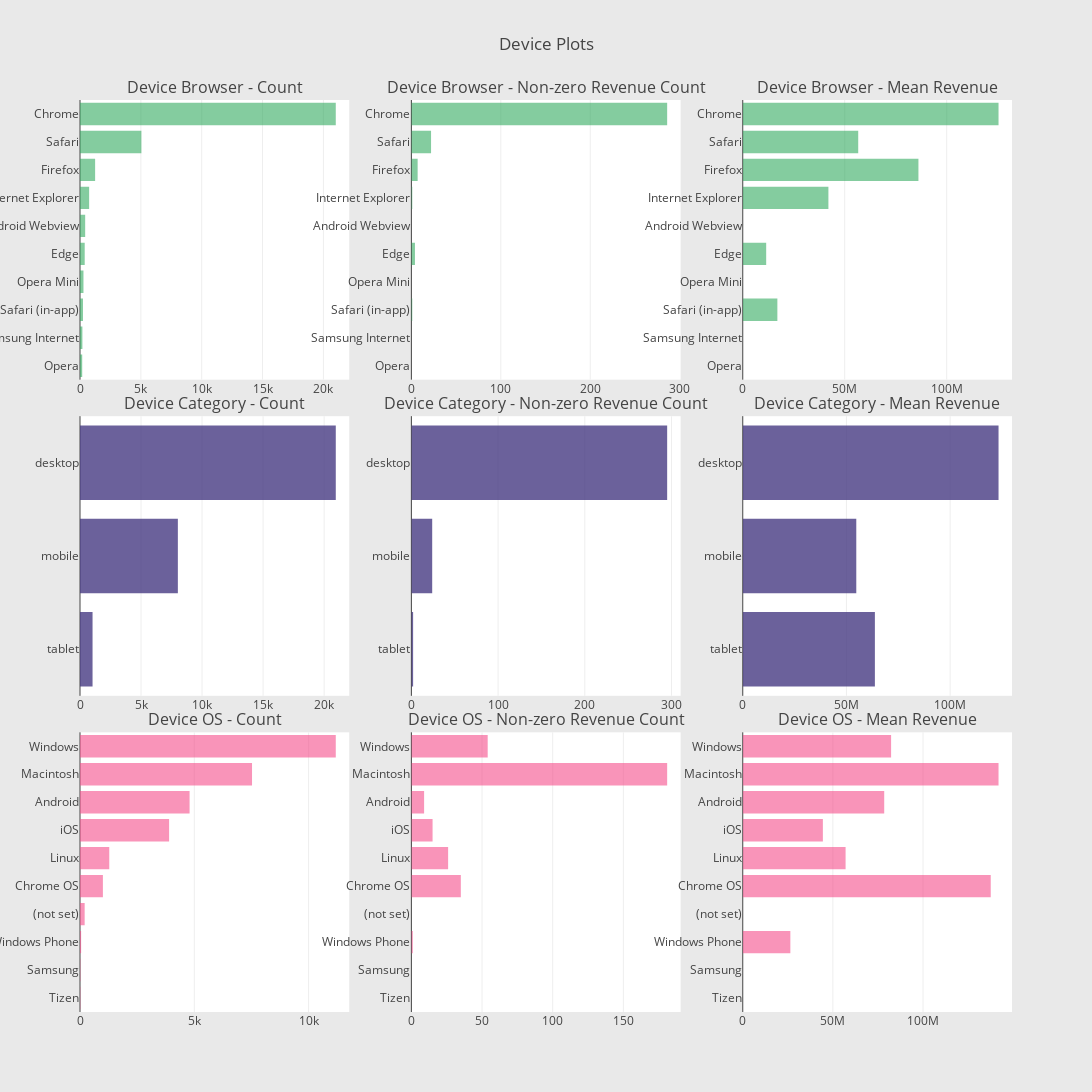

Source (notebook cell):
### Code cell
# Device Browser
cnt_srs = train_df.groupby('device.browser')['totals.transactionRevenue'].agg(['size', 'count', 'mean'])
cnt_srs.columns = ["count", "count of non-zero revenue", "mean"]
cnt_srs = cnt_srs.sort_values(by="count", ascending=False)
trace1 = horizontal_bar_chart(cnt_srs["count"].head(10), 'rgba(50, 171, 96, 0.6)')
trace2 = horizontal_bar_chart(cnt_srs["count of non-zero revenue"].head(10), 'rgba(50, 171, 96, 0.6)')
trace3 = horizontal_bar_chart(cnt_srs["mean"].head(10), 'rgba(50, 171, 96, 0.6)')


# Device Category
cnt_srs = train_df.groupby('device.deviceCategory')['totals.transactionRevenue'].agg(['size', 'count', 'mean'])
cnt_srs.columns = ["count", "count of non-zero revenue", "mean"]
cnt_srs = cnt_srs.sort_values(by="count", ascending=False)
trace4 = horizontal_bar_chart(cnt_srs["count"].head(10), 'rgba(71, 58, 131, 0.8)')
trace5 = horizontal_bar_chart(cnt_srs["count of non-zero revenue"].head(10), 'rgba(71, 58, 131, 0.8)')
trace6 = horizontal_bar_chart(cnt_srs["mean"].head(10), 'rgba(71, 58, 131, 0.8)')

# Operating system
cnt_srs = train_df.groupby('device.operatingSystem')['totals.transactionRevenue'].agg(['size', 'count', 'mean'])
cnt_srs.columns = ["count", "count of non-zero revenue", "mean"]
cnt_srs = cnt_srs.sort_values(by="count", ascending=False)
trace7 = horizontal_bar_chart(cnt_srs["count"].head(10), 'rgba(246, 78, 139, 0.6)')
trace8 = horizontal_bar_chart(cnt_srs["count of non-zero revenue"].head(10),'rgba(246, 78, 139, 0.6)')
trace9 = horizontal_bar_chart(cnt_srs["mean"].head(10),'rgba(246, 78, 139, 0.6)')

# Creating two subplots
fig = tools.make_subplots(rows=3, cols=3, vertical_spacing=0.04, 
                          subplot_titles=["Device Browser - Count", "Device Browser - Non-zero Revenue Count", "Device Browser - Mean Revenue",
                                          "Device Category - Count",  "Device Category - Non-zero Revenue Count", "Device Category - Mean Revenue", 
                                          "Device OS - Count", "Device OS - Non-zero Revenue Count", "Device OS - Mean Revenue"])

fig.append_trace(trace1, 1, 1)
fig.append_trace(trace2, 1, 2)
fig.append_trace(trace3, 1, 3)
fig.append_trace(trace4, 2, 1)
fig.append_trace(trace5, 2, 2)
fig.append_trace(trace6, 2, 3)
fig.append_trace(trace7, 3, 1)
fig.append_trace(trace8, 3, 2)
fig.append_trace(trace9, 3, 3)

fig['layout'].update(height=1200, width=1200, paper_bgcolor='rgb(233,233,233)', title="Device Plots")
py.iplot(fig, filename='device-plots')

### Figure 1 — Plotly figure (JSON) as saved in the notebook; plotly's stock layout.template omitted (floating-point values rounded to 4 significant figures)
{"data": [{"marker": {"color": "rgba(50, 171, 96, 0.6)"}, "orientation": "h", "showlegend": false, "type": "bar", "uid": "62486cd5-ebb5-4b8f-95e1-be843f962719", "x": [181, 196, 245, 284, 387, 425, 750, 1242, 5043, 21016], "xaxis": "x", "y": ["Opera", "Samsung Internet", "Safari (in-app)", "Opera Mini", "Edge", "Android Webview", "Internet Explorer", "Firefox", "Safari", "Chrome"], "yaxis": "y"}, {"marker": {"color": "rgba(50, 171, 96, 0.6)"}, "orientation": "h", "showlegend": false, "type": "bar", "uid": "208c3372-a3ae-4ec6-99b1-dc7357eeb409", "x": [0, 0, 1, 0, 4, 0, 1, 7, 22, 286], "xaxis": "x2", "y": ["Opera", "Samsung Internet", "Safari (in-app)", "Opera Mini", "Edge", "Android Webview", "Internet Explorer", "Firefox", "Safari", "Chrome"], "yaxis": "y2"}, {"marker": {"color": "rgba(50, 171, 96, 0.6)"}, "orientation": "h", "showlegend": false, "type": "bar", "uid": "0436767f-d962-4dd6-8a55-956a012373a5", "x": [null, null, 16970000, null, 11487500, null, 42000000, 86150000.0, 56620000.0, 125400000.0], "xaxis": "x3", "y": ["Opera", "Samsung Internet", "Safari (in-app)", "Opera Mini", "Edge", "Android Webview", "Internet Explorer", "Firefox", "Safari", "Chrome"], "yaxis": "y3"}, {"marker": {"color": "rgba(71, 58, 131, 0.8)"}, "orientation": "h", "showlegend": false, "type": "bar", "uid": "21a8e580-3b32-4175-b110-87273f132da8", "x": [1028, 8017, 20955], "xaxis": "x4", "y": ["tablet", "mobile", "desktop"], "yaxis": "y4"}, {"marker": {"color": "rgba(71, 58, 131, 0.8)"}, "orientation": "h", "showlegend": false, "type": "bar", "uid": "1601b744-7a13-4567-8a84-95942e8eb349", "x": [2, 24, 295], "xaxis": "x5", "y": ["tablet", "mobile", "desktop"], "yaxis": "y5"}, {"marker": {"color": "rgba(71, 58, 131, 0.8)"}, "orientation": "h", "showlegend": false, "type": "bar", "uid": "aad9c8f2-1066-4701-84c5-656267ff59ac", "x": [63715000, 54750000.0, 123300000.0], "xaxis": "x6", "y": ["tablet", "mobile", "desktop"], "yaxis": "y6"}, {"marker": {"color": "rgba(246, 78, 139, 0.6)"}, "orientation": "h", "showlegend": false, "type": "bar", "uid": "28b85bd0-d5dd-4e0f-8bba-580a61336713", "x": [15, 16, 49, 204, 1002, 1280, 3898, 4794, 7526, 11190], "xaxis": "x7", "y": ["Tizen", "Samsung", "Windows Phone", "(not set)", "Chrome OS", "Linux", "iOS", "Android", "Macintosh", "Windows"], "yaxis": "y7"}, {"marker": {"color": "rgba(246, 78, 139, 0.6)"}, "orientation": "h", "showlegend": false, "type": "bar", "uid": "0e185d30-b9e2-4113-9e01-6a0e248eaa4a", "x": [0, 0, 1, 0, 35, 26, 15, 9, 181, 54], "xaxis": "x8", "y": ["Tizen", "Samsung", "Windows Phone", "(not set)", "Chrome OS", "Linux", "iOS", "Android", "Macintosh", "Windows"], "yaxis": "y8"}, {"marker": {"color": "rgba(246, 78, 139, 0.6)"}, "orientation": "h", "showlegend": false, "type": "bar", "uid": "c699b4f2-3409-42e3-8c13-fcc10fde8968", "x": [null, null, 26400000, null, 137600000.0, 57050000.0, 44450000.0, 78480000.0, 141900000.0, 82300000.0], "xaxis": "x9", "y": ["Tizen", "Samsung", "Windows Phone", "(not set)", "Chrome OS", "Linux", "iOS", "Android", "Macintosh", "Windows"], "yaxis": "y9"}], "layout": {"annotations": [{"font": {"size": 16}, "showarrow": false, "text": "Device Browser - Count", "x": 0.1444, "xanchor": "center", "xref": "paper", "y": 1, "yanchor": "bottom", "yref": "paper"}, {"font": {"size": 16}, "showarrow": false, "text": "Device Browser - Non-zero Revenue Count", "x": 0.5, "xanchor": "center", "xref": "paper", "y": 1, "yanchor": "bottom", "yref": "paper"}, {"font": {"size": 16}, "showarrow": false, "text": "Device Browser - Mean Revenue", "x": 0.8556, "xanchor": "center", "xref": "paper", "y": 1, "yanchor": "bottom", "yref": "paper"}, {"font": {"size": 16}, "showarrow": false, "text": "Device Category - Count", "x": 0.1444, "xanchor": "center", "xref": "paper", "y": 0.6533, "yanchor": "bottom", "yref": "paper"}, {"font": {"size": 16}, "showarrow": false, "text": "Device Category - Non-zero Revenue Count", "x": 0.5, "xanchor": "center", "xref": "paper", "y": 0.6533, "yanchor": "bottom", "yref": "paper"}, {"font": {"size": 16}, "showarrow": false, "text": "Device Category - Mean Revenue", "x": 0.8556, "xanchor": "center", "xref": "paper", "y": 0.6533, "yanchor": "bottom", "yref": "paper"}, {"font": {"size": 16}, "showarrow": false, "text": "Device OS - Count", "x": 0.1444, "xanchor": "center", "xref": "paper", "y": 0.3067, "yanchor": "bottom", "yref": "paper"}, {"font": {"size": 16}, "showarrow": false, "text": "Device OS - Non-zero Revenue Count", "x": 0.5, "xanchor": "center", "xref": "paper", "y": 0.3067, "yanchor": "bottom", "yref": "paper"}, {"font": {"size": 16}, "showarrow": false, "text": "Device OS - Mean Revenue", "x": 0.8556, "xanchor": "center", "xref": "paper", "y": 0.3067, "yanchor": "bottom", "yref": "paper"}], "height": 1200, "paper_bgcolor": "rgb(233,233,233)", "title": {"text": "Device Plots"}, "width": 1200, "xaxis": {"anchor": "y", "domain": [0, 0.2889]}, "xaxis2": {"anchor": "y2", "domain": [0.3556, 0.6444]}, "xaxis3": {"anchor": "y3", "domain": [0.7111, 1]}, "xaxis4": {"anchor": "y4", "domain": [0, 0.2889]}, "xaxis5": {"anchor": "y5", "domain": [0.3556, 0.6444]}, "xaxis6": {"anchor": "y6", "domain": [0.7111, 1]}, "xaxis7": {"anchor": "y7", "domain": [0, 0.2889]}, "xaxis8": {"anchor": "y8", "domain": [0.3556, 0.6444]}, "xaxis9": {"anchor": "y9", "domain": [0.7111, 1]}, "yaxis": {"anchor": "x", "domain": [0.6933, 1]}, "yaxis2": {"anchor": "x2", "domain": [0.6933, 1]}, "yaxis3": {"anchor": "x3", "domain": [0.6933, 1]}, "yaxis4": {"anchor": "x4", "domain": [0.3467, 0.6533]}, "yaxis5": {"anchor": "x5", "domain": [0.3467, 0.6533]}, "yaxis6": {"anchor": "x6", "domain": [0.3467, 0.6533]}, "yaxis7": {"anchor": "x7", "domain": [0, 0.3067]}, "yaxis8": {"anchor": "x8", "domain": [0, 0.3067]}, "yaxis9": {"anchor": "x9", "domain": [0, 0.3067]}}}
